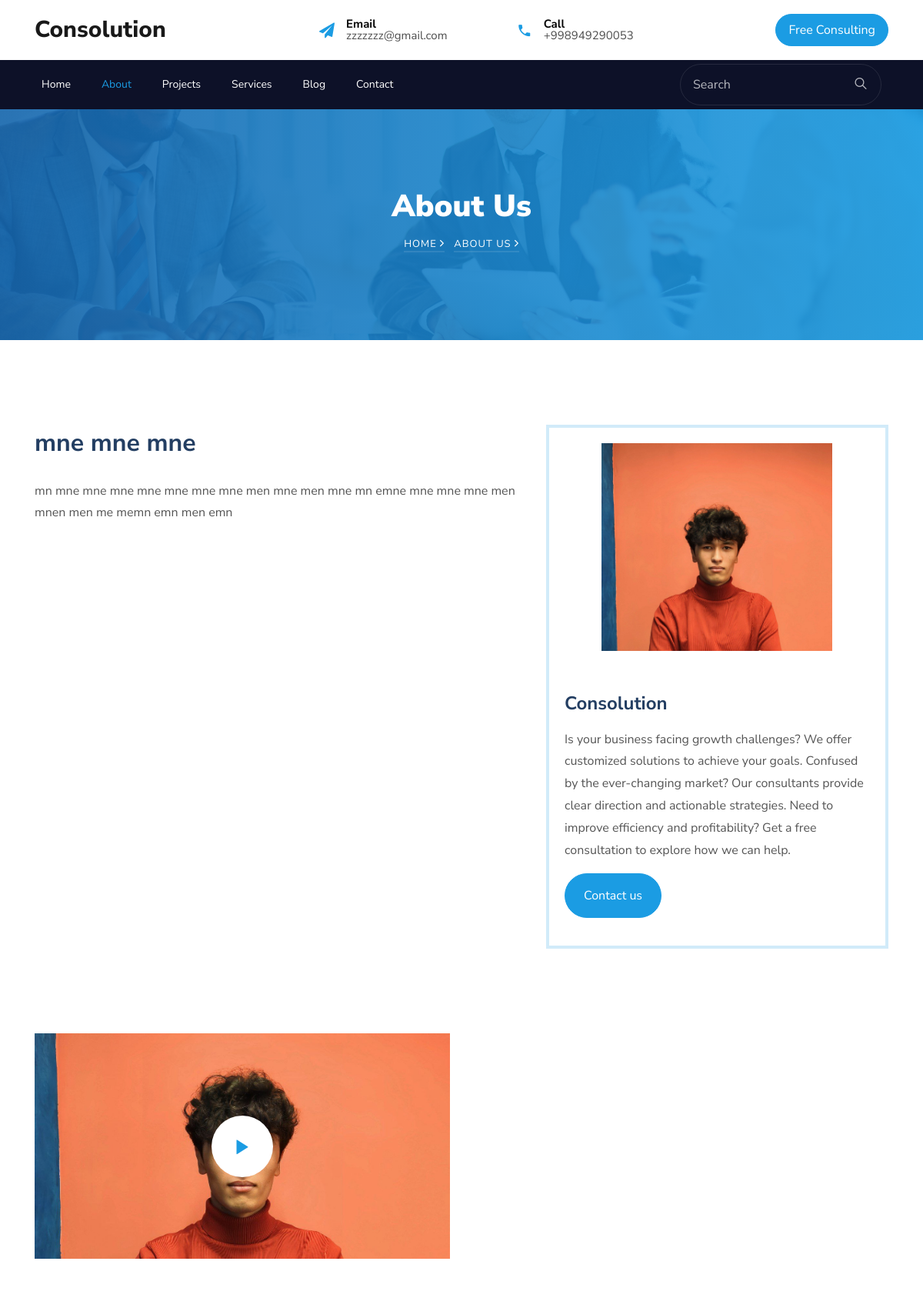
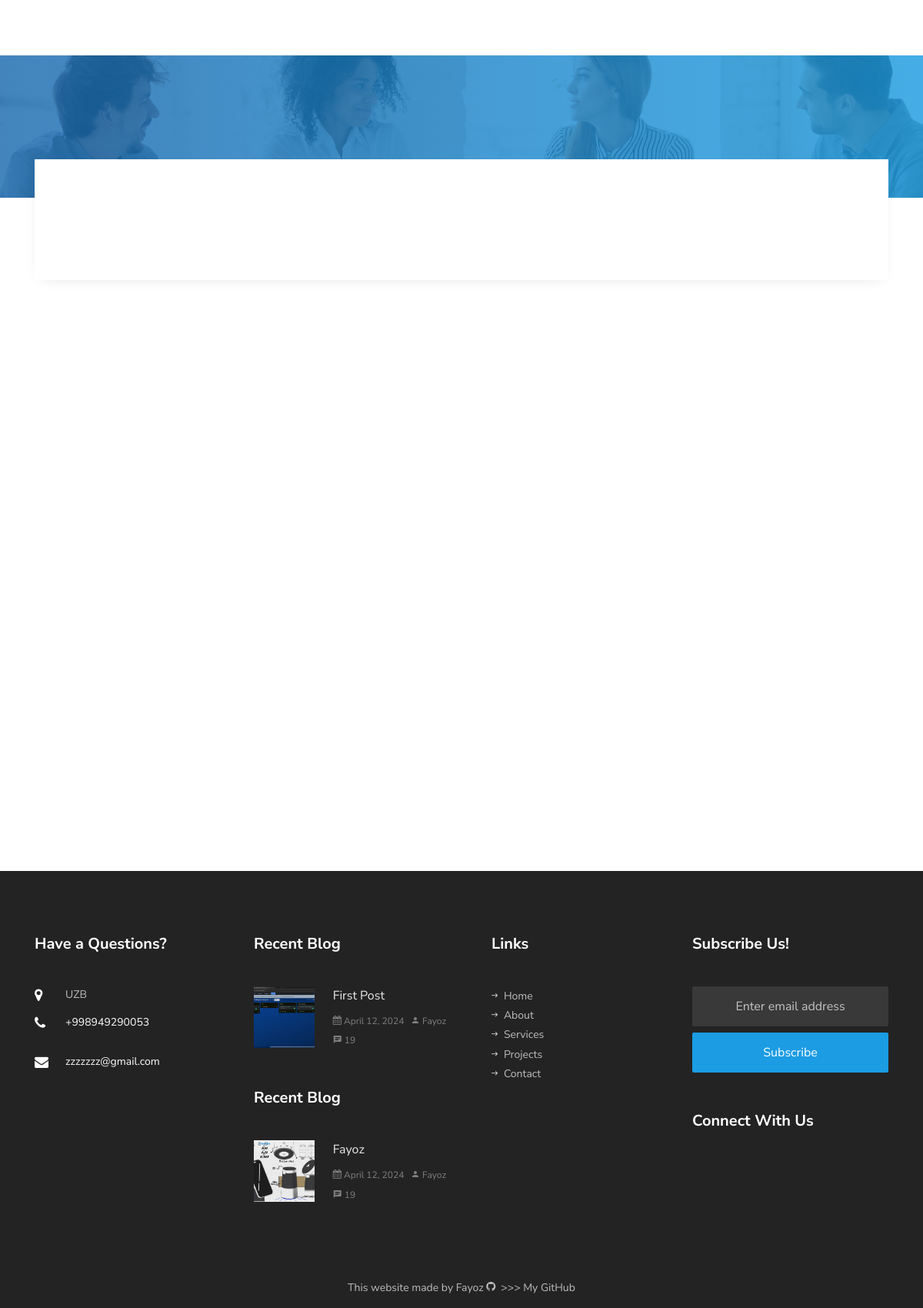
/about.html/ (upper part), run on the app's committed database (2 pictures, top to bottom).
### app/models.py (models this page shows, shortened)
class Contact_info(models.Model):
    location = models.CharField(max_length=500, default='UZB')
    name = models.CharField(max_length=100)
    email = models.EmailField()
    number = models.CharField(max_length=100)

class About(models.Model):
    image = models.ImageField(upload_to='about_img/')
    name = models.CharField(max_length=100)
    discription = models.TextField()
    link = models.URLField()

class Enter(models.Model):
    herader = models.CharField(max_length=100)
    discription = models.TextField()

class AboutUs(models.Model):
    video = models.FileField(upload_to='videos', null=True)
    header = models.CharField(max_length=100)
    discription = models.TextField()

class Blog (models.Model):
    title = models.CharField(max_length=100)
    published_at = models.DateField(auto_now=True)
    poster = models.ImageField(upload_to='blog_img/')
    author = models.CharField(max_length=100)
    discription = models.TextField()

### app/views.py (the view)
# urls.py: path('about.html/', about, name='about' ),
def about(request):
    abouts = About.objects.last()
    contact_info = Contact_info.objects.last()
    aboutus = AboutUs.objects.last()
    enter = Enter.objects.last()
    result = Result.objects.last()
    feedback = Feedback.objects.all()
    blogs = Blog.objects.all()
    P = Paginator(blogs, 2)
    page_number = request.GET.get('page')
    try:
        page_obj = P.get_page(page_number)
    except PageNotAnInteger :
        page_obj = P.page(1)
    except EmptyPage:
        page_obj = P.page(P.num_pages)
    return render(request, 'about.html',{
        'about':abouts,
        'contact_info':contact_info,
        'aboutus':aboutus,
        'enter':enter,
        'result':result,
        'feedback': feedback,
        'blogs': page_obj,
    })

### template/about.html (shortened to what this page needs)
{% load static %}
{% block content %}
{% load bootstrap5 %}
<!DOCTYPE html>
<html lang="en">
  <head>
    <link rel="stylesheet" href="{% static 'css/open-iconic-bootstrap.min.css' %}">
    <link rel="stylesheet" href="{% static 'css/animate.css' %}">
    <link rel="stylesheet" href="{% static 'css/owl.carousel.min.css' %}">
    <link rel="stylesheet" href="{% static 'css/owl.theme.default.min.css' %}">
    <link rel="stylesheet" href="{% static 'css/magnific-popup.css' %}">
    <link rel="stylesheet" href="{% static 'css/aos.css' %}">
    <link rel="stylesheet" href="{% static 'css/ionicons.min.css' %}">
    <link rel="stylesheet" href="{% static 'css/flaticon.css' %}">
    <link rel="stylesheet" href="{% static 'css/icomoon.css' %}">
    <link rel="stylesheet" href="{% static 'css/style.css' %}">
  </head>
  <body>
	  <div class="bg-top navbar-light">
    	<div class="container">
    		<div class="row no-gutters d-flex align-items-center align-items-stretch">
    			<div class="col-md-4 d-flex align-items-center py-4">
    				<a class="navbar-brand" href="index.html">{{contact_info.name}}</a>
    			</div>
	    		<div class="col-lg-8 d-block">
		    		<div class="row d-flex">
					    <div class="col-md d-flex topper align-items-center align-items-stretch py-md-4">
					    	<div class="icon d-flex justify-content-center align-items-center"><span class="icon-paper-plane"></span></div>
					    	<div class="text">
					    		<span>Email</span>
						    	<span>{{ contact_info.email }}</span>
						    </div>
					    </div>
					    <div class="col-md d-flex topper align-items-center align-items-stretch py-md-4">
					    	<div class="icon d-flex justify-content-center align-items-center"><span class="icon-phone2"></span></div>
						    <div class="text">
						    	<span>Call</span>
						    	<span>{{ contact_info.number }}</span>
						    </div>
					    </div>
					    <div class="col-md topper d-flex align-items-center justify-content-end">
					    	<p class="mb-0">
					    		<a href="{{ about.link }}" class="btn py-2 px-3 btn-primary d-flex align-items-center justify-content-center">
					    			<span>Free Consulting</span>
					    		</a>
					    	</p>
					    </div>
				    </div>
			    </div>
		    </div>
		  </div>
    </div>
	  <nav class="navbar navbar-expand-lg navbar-dark bg-dark ftco-navbar-light" id="ftco-navbar">
	    <div class="container d-flex align-items-center px-4">
	      <form action="#" class="searchform order-lg-last">
          <div class="form-group d-flex">
            <input type="text" class="form-control pl-3" placeholder="Search">
            <button type="submit" placeholder="" class="form-control search"><span class="ion-ios-search"></span></button>
          </div>
        </form>
	      <div class="collapse navbar-collapse" id="ftco-nav">
	        <ul class="navbar-nav mr-auto">
	        	<li class="nav-item"><a href="{% url 'home' %}" class="nav-link pl-0">Home</a></li>
	        	<li class="nav-item active"><a href="{% url 'about' %}" class="nav-link">About</a></li>
	        	<li class="nav-item"><a href="{% url 'project' %}" class="nav-link">Projects</a></li>
	        	<li class="nav-item"><a href="{% url 'servis' %}" class="nav-link">Services</a></li>
	        	<li class="nav-item"><a href="{% url 'blog' %}" class="nav-link">Blog</a></li>
	          <li class="nav-item"><a href="{% url 'contact' %}" class="nav-link">Contact</a></li>
	        </ul>
	      </div>
	    </div>
	  </nav>
    <section class="hero-wrap hero-wrap-2" style="background-image: url('static/images/bg_1.jpg');">
      <div class="overlay"></div>
      <div class="container">
        <div class="row no-gutters slider-text align-items-center justify-content-center">
          <div class="col-md-9 ftco-animate text-center">
            <h1 class="mb-2 bread">About Us</h1>
            <p class="breadcrumbs"><span class="mr-2"><a href="index.html">Home <i class="ion-ios-arrow-forward"></i></a></span> <span>About us <i class="ion-ios-arrow-forward"></i></span></p>
          </div>
        </div>
      </div>
    </section>
		<section class="ftco-section">
			<div class="container">
				<div class="row d-flex">
					<div class="col-md-5 order-md-last wrap-about align-items-stretch">
						<div class="wrap-about-border">
							<div class="img">
                <a href="/"><img style="width: 300px; height: 270px" src="{{ about.image.url }}" alt=""></a>
              </div>
              <div class="text">
                <h3>{{ about.name }}</h3>
                <p>{{ about.discription }}</p>
                <p><a href="{{ about.link }}" class="btn btn-primary py-3 px-4">Contact us</a></p>
              </div>
						</div>
					</div>
					<div class="col-md-7 wrap-about pr-md-4 ftco-animate">
          	<h2 class="mb-4">{{ enter.herader }}</h2>
            <p> {{ enter.discription }} </p>
					</div>
				</div>
			</div>
		</section>
		<section class="ftco-section ftco-counter">
			<div class="container">
				<div class="row justify-content-center mb-5 pb-2 d-flex">
    			<div class="col-md-6 align-items-stretch d-flex">
    				<div class="img img-video d-flex align-items-center" style="background-image:  url('{{ about.image.url }}')">
    					<div class="video justify-content-center">
								<a href="{{ aboutus.video }}" class="icon-video popup-vimeo d-flex justify-content-center align-items-center">
									<span class="ion-ios-play"></span>
		  					</a>
							</div>
    				</div>
    			</div>
        </div>
			</div>
		</section>
		<section class="ftco-intro ftco-no-pb img" style="background-image: url(static/images/bg_3.jpg);">
    	<div class="container">
    		<div class="row justify-content-center mb-5">
        </div>
    	</div>
    </section>
    <section class="ftco-counter" id="section-counter">
    	<div class="container">
    		<div class="row d-md-flex align-items-center justify-content-center">
    			<div class="wrapper">
    				<div class="row d-md-flex align-items-center">
	          </div>
          </div>
        </div>
    	</div>
    </section>
		<section class="ftco-section testimony-section">
      <div class="container">
        <div class="row justify-content-center mb-5">
        </div>
      </div>
    </section>
    <footer class="ftco-footer ftco-bg-dark ftco-section">
      <div class="container">
        <div class="row mb-5">
          <div class="col-md-6 col-lg-3">
            <div class="ftco-footer-widget mb-5">
            	<h2 class="ftco-heading-2">Have a Questions?</h2>
            	<div class="block-23 mb-3">
	              <ul>
	                <li><span class="icon icon-map-marker"></span><span class="text">{{ contact_info.location }}</span></li>
	                <li><a href="#"><span class="icon icon-phone"></span><span class="text">{{ contact_info.number }}</span></a></li>
	                <li><a href="#"><span class="icon icon-envelope"></span><span class="text">{{ contact_info.email }}</span></a></li>
	              </ul>
	            </div>
            </div>
          </div>
          <div class="col-md-6 col-lg-3">
			{% for blog in blogs %}
			<div class="ftco-footer-widget mb-5">
			  <h2 class="ftco-heading-2">Recent Blog</h2>
			  <div class="block-21 mb-4 d-flex">
				<a class="blog-img mr-4" style="background-image: url('{{ blog.poster.url }}');"></a>
				<div class="text">
				  <h3 class="heading"><a href="#">{{ blog.title }}</a></h3>
				  <div class="meta">
					<div><a href="#"><span class="icon-calendar"></span> {{ blog.published_at }}</a></div>
					<div><a href="#"><span class="icon-person"></span> {{ blog.author }}</a></div>
					<div><a href="#"><span class="icon-chat"></span> 19 </a></div>
				  </div>
				</div>
			  </div>
			</div>
			{% endfor %}
          </div>
          <div class="col-md-6 col-lg-3">
            <div class="ftco-footer-widget mb-5 ml-md-4">
              <h2 class="ftco-heading-2">Links</h2>
              <ul class="list-unstyled">
                <li><a href="{% url 'home' %}"><span class="ion-ios-arrow-round-forward mr-2"></span>Home</a></li>
                <li><a href="{% url 'about' %}"><span class="ion-ios-arrow-round-forward mr-2"></span>About</a></li>
                <li><a href="{% url 'servis' %}"><span class="ion-ios-arrow-round-forward mr-2"></span>Services</a></li>
                <li><a href="{% url 'project' %}"><span class="ion-ios-arrow-round-forward mr-2"></span>Projects</a></li>
                <li><a href="{% url 'contact' %}"><span class="ion-ios-arrow-round-forward mr-2"></span>Contact</a></li>
              </ul>
            </div>
          </div>
          <div class="col-md-6 col-lg-3">
            <div class="ftco-footer-widget mb-5">
            	<h2 class="ftco-heading-2">Subscribe Us!</h2>
              <form action="#" class="subscribe-form">
                <div class="form-group">
                  <input type="text" class="form-control mb-2 text-center" placeholder="Enter email address">
                  <input type="submit" value="Subscribe" class="form-control submit px-3">
                </div>
              </form>
            </div>
            <div class="ftco-footer-widget mb-5">
            	<h2 class="ftco-heading-2 mb-0">Connect With Us</h2>
            	<ul class="ftco-footer-social list-unstyled float-md-left float-lft mt-3">
              </ul>
            </div>
          </div>
        </div>
        <div class="row">
          <div class="col-md-12 text-center">
            <p>
    This website made by Fayoz <i class=  "icon-github" aria-hidden="true"> </i> >>> <a href="https://github.com/1fayoz" target="_blank">My GitHub</a>
  </p><script>document.write(new Date().getFullYear());</script>
          </div>
        </div>
      </div>
    </footer>
  </body>
</html>
{% endblock %}

### static/css/icomoon.css (style rules this page uses)
[class^="icon-"], [class*=" icon-"] { font-family: 'icomoon' !important; speak: none; font-style: normal; font-weight: normal; font-variant: normal; text-transform: none; line-height: 1; -webkit-font-smoothing: antialiased; -moz-osx-font-smoothing: grayscale; }
.icon-map-marker:before { content: "\f041"; }
.icon-calendar:before { content: "\f073"; }
.icon-phone:before { content: "\f095"; }
.icon-github:before { content: "\f09b"; }
.icon-envelope:before { content: "\f0e0"; }
.icon-paper-plane:before { content: "\f1d8"; }
.icon-phone2:before { content: "\e0cd"; }
.icon-chat:before { content: "\e0b7"; }
.icon-person:before { content: "\e7fd"; }

### data on the page
Contact_info: name "Consolution", email "zzzzzzz@gmail.com", number "+998949290053", location "UZB"
About: image (picture), name "Consolution", discription "Is your business facing growth challenges? We offer customized solutions to achieve your goals. Confused by the ever-changing market? Our consultants provide clear direction and actionable strategies. Need to improve efficiency and profitability? Get a free consultation to explore how we can help."
Enter: herader "mne mne mne", discription "mn mne mne mne mne mne mne mne men mne men mne mn emne mne mne mne men mnen men me memn emn men emn"
Blog: poster (picture), title "First Post", published_at "April 12, 2024", author "Fayoz"
Blog: poster (picture), title "Fayoz", published_at "April 12, 2024", author "Fayoz"
